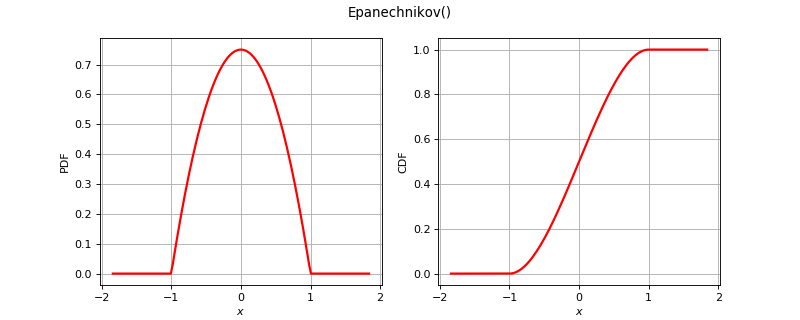

The script that drew this image:
import openturns as ot
from matplotlib import pyplot as plt
from openturns.viewer import View
if ot.Epanechnikov().__class__.__name__ == 'Bernoulli':
    distribution = ot.Bernoulli(0.7)
elif ot.Epanechnikov().__class__.__name__ == 'Binomial':
    distribution = ot.Binomial(5, 0.2)
elif ot.Epanechnikov().__class__.__name__ == 'ComposedDistribution':
    copula = ot.IndependentCopula(2)
    marginals = [ot.Uniform(1.0, 2.0), ot.Normal(2.0, 3.0)]
    distribution = ot.ComposedDistribution(marginals, copula)
elif ot.Epanechnikov().__class__.__name__ == 'CumulativeDistributionNetwork':
    coll = [ot.Normal(2),ot.Dirichlet([0.5, 1.0, 1.5])]
    distribution = ot.CumulativeDistributionNetwork(coll, ot.BipartiteGraph([[0,1], [0,1]]))
elif ot.Epanechnikov().__class__.__name__ == 'Histogram':
    distribution = ot.Histogram([-1.0, 0.5, 1.0, 2.0], [0.45, 0.4, 0.15])
elif ot.Epanechnikov().__class__.__name__ == 'KernelMixture':
    kernel = ot.Uniform()
    sample = ot.Normal().getSample(5)
    bandwith = [1.0]
    distribution = ot.KernelMixture(kernel, bandwith, sample)
elif ot.Epanechnikov().__class__.__name__ == 'MaximumDistribution':
    coll = [ot.Uniform(2.5, 3.5), ot.LogUniform(1.0, 1.2), ot.Triangular(2.0, 3.0, 4.0)]
    distribution = ot.MaximumDistribution(coll)
elif ot.Epanechnikov().__class__.__name__ == 'Multinomial':
    distribution = ot.Multinomial(5, [0.2])
elif ot.Epanechnikov().__class__.__name__ == 'RandomMixture':
    coll = [ot.Triangular(0.0, 1.0, 5.0), ot.Uniform(-2.0, 2.0)]
    weights = [0.8, 0.2]
    cst = 3.0
    distribution = ot.RandomMixture(coll, weights, cst)
elif ot.Epanechnikov().__class__.__name__ == 'TruncatedDistribution':
    distribution = ot.TruncatedDistribution(ot.Normal(2.0, 1.5), 1.0, 4.0)
elif ot.Epanechnikov().__class__.__name__ == 'UserDefined':
    distribution = ot.UserDefined([[0.0], [1.0], [2.0]], [0.2, 0.7, 0.1])
elif ot.Epanechnikov().__class__.__name__ == 'ZipfMandelbrot':
    distribution = ot.ZipfMandelbrot(10, 2.5, 0.3)
else:
    distribution = ot.Epanechnikov()
dimension = distribution.getDimension()
title = str(distribution)[:100].split('\n')[0]
if dimension == 1:
    distribution.setDescription(['$x$'])
    pdf_graph = distribution.drawPDF()
    cdf_graph = distribution.drawCDF()
    fig = plt.figure(figsize=(10, 4))
    pdf_axis = fig.add_subplot(121)
    cdf_axis = fig.add_subplot(122)
    View(pdf_graph, figure=fig, axes=[pdf_axis], add_legend=False)
    View(cdf_graph, figure=fig, axes=[cdf_axis], add_legend=False)
    fig.suptitle(title)
elif dimension == 2:
    distribution.setDescription(['$x_1$', '$x_2$'])
    pdf_graph = distribution.drawPDF()
    pdf_graph.setTitle(title)
    fig = plt.figure(figsize=(10, 5))
    pdf_axis = fig.add_subplot(111)
    View(pdf_graph, figure=fig, axes=[pdf_axis], add_legend=False, square_axes=True)
